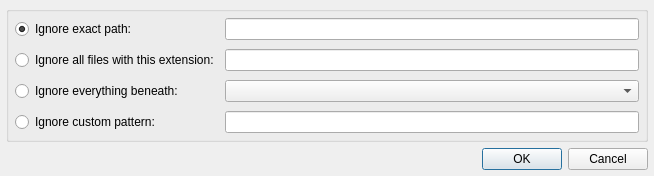
<?xml version="1.0" encoding="UTF-8"?>
<ui version="4.0">
 <class>AddFilesToIgnoreListDialog</class>
 <widget class="QDialog" name="AddFilesToIgnoreListDialog">
  <property name="geometry">
   <rect>
    <x>0</x>
    <y>0</y>
    <width>654</width>
    <height>175</height>
   </rect>
  </property>
  <property name="windowTitle">
   <string>Add Files To Ignore List</string>
  </property>
  <property name="modal">
   <bool>true</bool>
  </property>
  <layout class="QVBoxLayout" name="verticalLayout">
   <property name="spacing">
    <number>6</number>
   </property>
   <property name="leftMargin">
    <number>6</number>
   </property>
   <property name="topMargin">
    <number>6</number>
   </property>
   <property name="rightMargin">
    <number>6</number>
   </property>
   <property name="bottomMargin">
    <number>6</number>
   </property>
   <item>
    <widget class="QGroupBox" name="groupBox">
     <property name="title">
      <string/>
     </property>
     <layout class="QGridLayout" name="gridLayout">
      <property name="leftMargin">
       <number>6</number>
      </property>
      <property name="topMargin">
       <number>6</number>
      </property>
      <property name="rightMargin">
       <number>6</number>
      </property>
      <property name="bottomMargin">
       <number>6</number>
      </property>
      <property name="horizontalSpacing">
       <number>6</number>
      </property>
      <property name="verticalSpacing">
       <number>9</number>
      </property>
      <item row="2" column="0">
       <widget class="QRadioButton" name="radioButtonBeneath">
        <property name="text">
         <string>Ignore everything beneath:</string>
        </property>
       </widget>
      </item>
      <item row="0" column="0">
       <widget class="QRadioButton" name="radioButtonExact">
        <property name="text">
         <string>Ignore exact path:</string>
        </property>
        <property name="checked">
         <bool>true</bool>
        </property>
       </widget>
      </item>
      <item row="2" column="2">
       <widget class="QComboBox" name="comboBoxPath">
        <property name="editable">
         <bool>false</bool>
        </property>
       </widget>
      </item>
      <item row="0" column="2">
       <widget class="QLineEdit" name="lineEditExact"/>
      </item>
      <item row="1" column="0">
       <widget class="QRadioButton" name="radioButtonExtension">
        <property name="text">
         <string>Ignore all files with this extension:</string>
        </property>
       </widget>
      </item>
      <item row="1" column="2">
       <widget class="QLineEdit" name="lineEditExtension"/>
      </item>
      <item row="3" column="0">
       <widget class="QRadioButton" name="radioButtonPattern">
        <property name="sizePolicy">
         <sizepolicy hsizetype="Minimum" vsizetype="Fixed">
          <horstretch>0</horstretch>
          <verstretch>0</verstretch>
         </sizepolicy>
        </property>
        <property name="text">
         <string>Ignore custom pattern:</string>
        </property>
       </widget>
      </item>
      <item row="3" column="2">
       <widget class="QLineEdit" name="lineEditPattern"/>
      </item>
     </layout>
    </widget>
   </item>
   <item>
    <widget class="QDialogButtonBox" name="buttonBox">
     <property name="standardButtons">
      <set>QDialogButtonBox::Cancel|QDialogButtonBox::Ok</set>
     </property>
    </widget>
   </item>
  </layout>
 </widget>
 <resources/>
 <connections/>
</ui>
